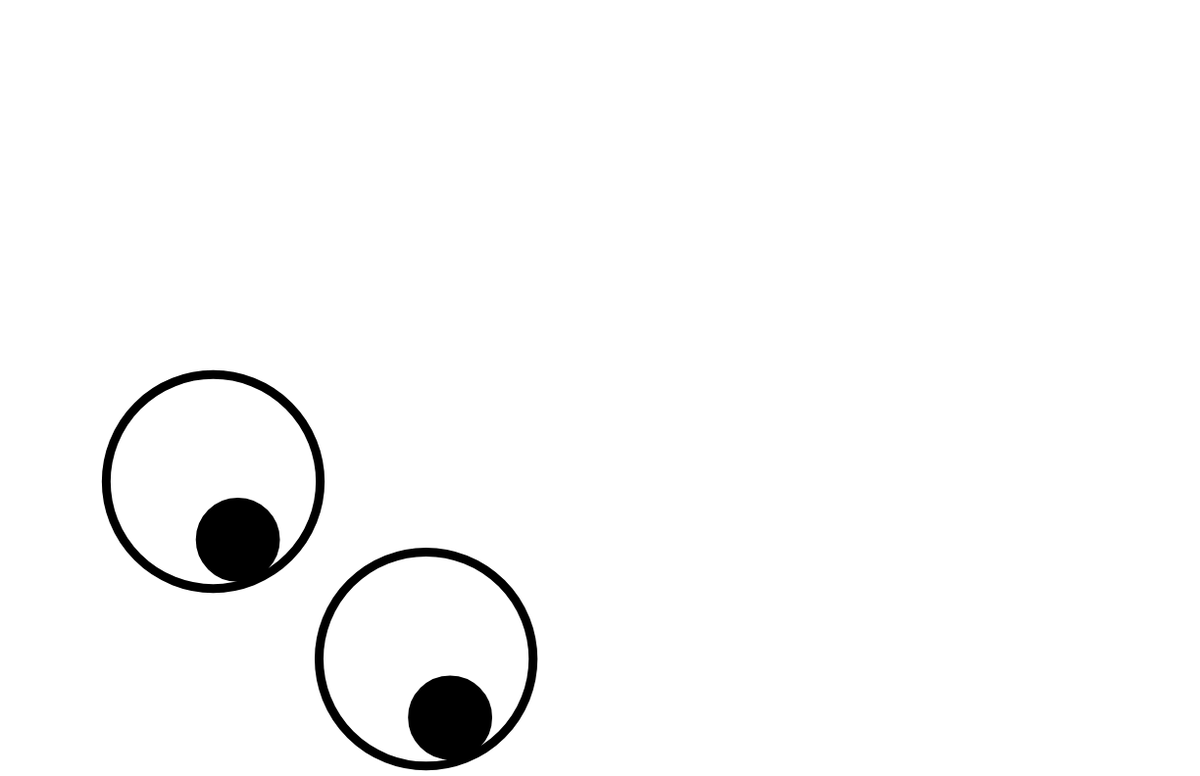
Frame 1 (no input)
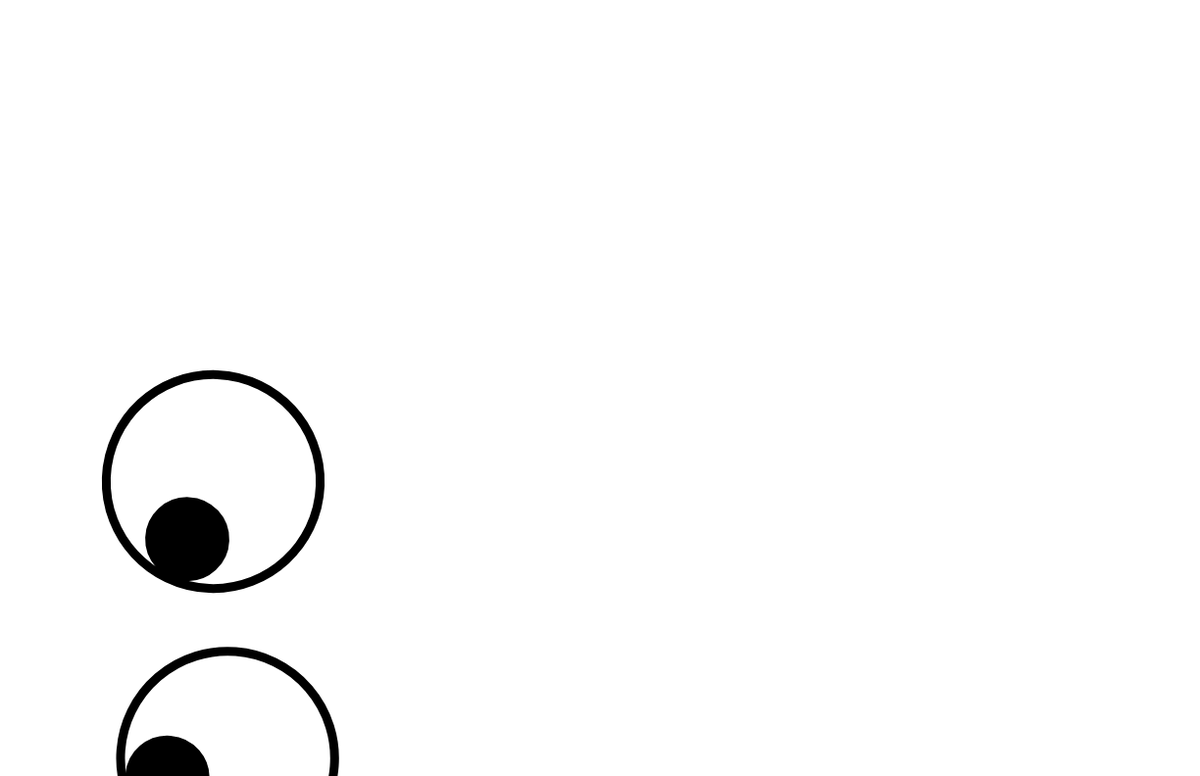
Frame 60 (no input)
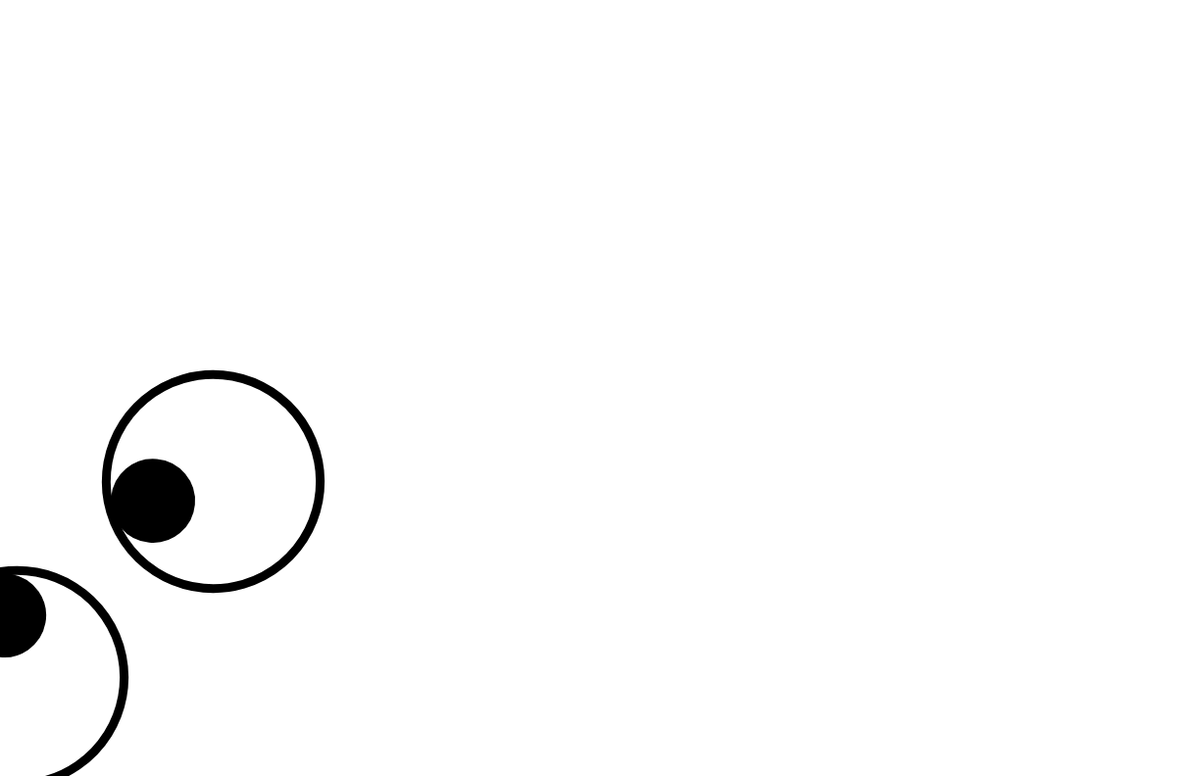
Frame 120 (the mouse pressed at the canvas centre since frame 60)

The p5.js sketch that drew these frames (run headless with seeded random() and noise() and a simulated clock; from frame 60 on, the mouse is pressed at the canvas centre):

// p5.js sketch
// ── sketch.js
var group1x=217.115;

var group1y=181.095;

var counter=0;
var counter2=0;
var spin;
var speed=.5;
var speed2=10;

var group2x=217.5;
var group2y=491.5;

var counter=0;
var counter2=0;
var spin;
var speed=.8;
var speed2=10;


function setup(){
    
createCanvas(1224,792);
    
    
}

function draw ()

{
 background(255);
//    
////    Circle group 4
////    
//      noFill();
//      strokeWeight(9);
//      ellipse(217.115,181.095,218.293,218.293);
//     
//    
//      fill(0);
//      ellipse(237.38,255.827,44.758,44.758);
//    
//    
//      fill(0);
//      ellipse(130.732,215.851,26.829,26.829);
//     
//    
//      fill(0);
//      ellipse(181,99.236,27,27);
////////    
//////    Circle group 3
//    
//       noFill();
//       strokeWeight(9);
//       ellipse(762.732,170.12,218.293,218.293);
//    
//    
//       noFill(0);
//       strokeWeight(5);
//       ellipse(788.341,229.876,77,77);
//    
//       
//       noFill(0);
//       strokeWeight(5);
//       ellipse(726.146,88.573,27,27);
//    
////      Circle group 2
    
       push();
       translate(group2x,group2y);
       rotate(radians(counter));
//    
       noFill();
       strokeWeight(9);
       ellipse(0,0,218.293,218.293);
    

       fill(0);
       ellipse(25.11,59.374,76.829,76.829);
        push();
//    
    
    

//    
//     Circle group 1
    
     push();
        translate(group1x,group1y);
         rotate(radians(counter));
        
       noFill();
       strokeWeight(9);
       ellipse(0,0,218.293,218.293);
    

       fill(0);
       ellipse(24.495,59.756,76.829,76.829);
    push();
    
      
    counter+=speed;
    counter2+=speed2;
    
    
    
    
   
    
}
